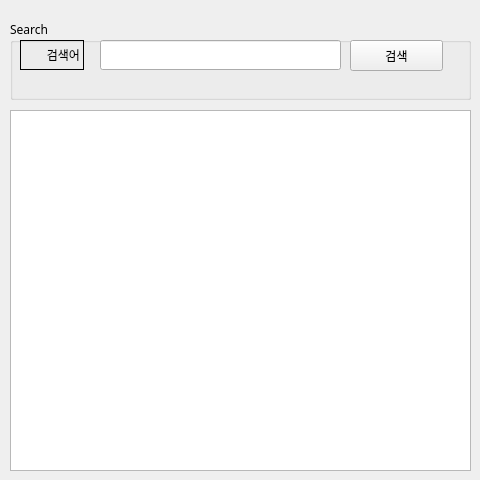
<?xml version="1.0" encoding="UTF-8"?>
<ui version="4.0">
 <class>FrmNaverSearch</class>
 <widget class="QWidget" name="FrmNaverSearch">
  <property name="geometry">
   <rect>
    <x>0</x>
    <y>0</y>
    <width>480</width>
    <height>480</height>
   </rect>
  </property>
  <property name="sizePolicy">
   <sizepolicy hsizetype="Fixed" vsizetype="Ignored">
    <horstretch>0</horstretch>
    <verstretch>0</verstretch>
   </sizepolicy>
  </property>
  <property name="font">
   <font>
    <family>나눔고딕코딩</family>
   </font>
  </property>
  <property name="windowTitle">
   <string>네이버 뉴스 검색</string>
  </property>
  <widget class="QGroupBox" name="groupBox">
   <property name="geometry">
    <rect>
     <x>10</x>
     <y>20</y>
     <width>461</width>
     <height>80</height>
    </rect>
   </property>
   <property name="title">
    <string>Search</string>
   </property>
   <widget class="QLabel" name="label">
    <property name="geometry">
     <rect>
      <x>10</x>
      <y>20</y>
      <width>64</width>
      <height>30</height>
     </rect>
    </property>
    <property name="frameShape">
     <enum>QFrame::Box</enum>
    </property>
    <property name="text">
     <string>검색어</string>
    </property>
    <property name="alignment">
     <set>Qt::AlignRight|Qt::AlignTrailing|Qt::AlignVCenter</set>
    </property>
   </widget>
   <widget class="QLineEdit" name="txtSearch">
    <property name="geometry">
     <rect>
      <x>90</x>
      <y>20</y>
      <width>241</width>
      <height>30</height>
     </rect>
    </property>
   </widget>
   <widget class="QPushButton" name="btnSearch">
    <property name="geometry">
     <rect>
      <x>340</x>
      <y>20</y>
      <width>93</width>
      <height>31</height>
     </rect>
    </property>
    <property name="text">
     <string>검색</string>
    </property>
   </widget>
  </widget>
  <widget class="QTableWidget" name="tblResult">
   <property name="geometry">
    <rect>
     <x>10</x>
     <y>110</y>
     <width>461</width>
     <height>361</height>
    </rect>
   </property>
  </widget>
 </widget>
 <resources/>
 <connections/>
</ui>
